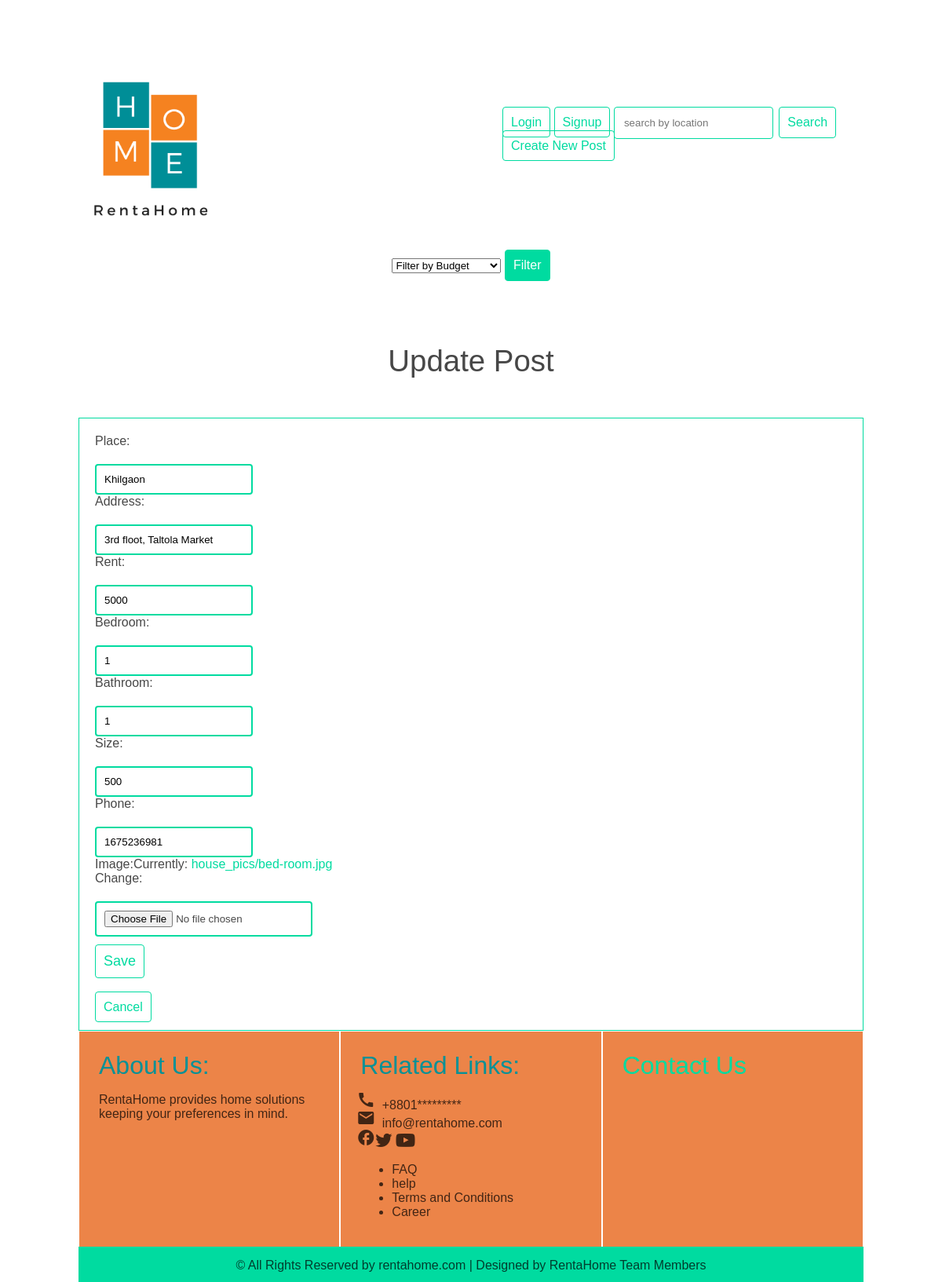
The page /posts/post_update/3/ on the database its author committed.
### posts/models.py (models this page shows, shortened)
class Post(models.Model):
    place = models.CharField(max_length = 40)
    address = models.CharField(max_length = 100)
    rent = models.PositiveIntegerField()
    bedroom = models.PositiveSmallIntegerField()
    bathroom = models.PositiveSmallIntegerField()
    size = models.PositiveIntegerField()
    phone = models.PositiveIntegerField()
    owner= models.ForeignKey(User,on_delete=models.CASCADE, default = None)
    date_posted = models.DateTimeField(auto_now_add = True,)
    image = models.ImageField(default = 'default.jpg', upload_to = 'house_pics')
    likes = models.ManyToManyField(User, related_name = 'advertisement_post')

### posts/views.py (the view)
# urls.py: path('post_update/<id>/', views.post_update, name = 'update'),
def post_update(request,id):
    post = Post.objects.get(id=id)
    form = forms.CreatePost(request.POST or None, request.FILES or None, instance = post)
    if form.is_valid():
        form.save()
        return redirect('posts:detail', post.id)
    return render(request,'posts/post_update.html', {'post': post, 'form': form})

### posts/forms.py
class CreatePost(forms.ModelForm):
    class Meta:
        model = models.Post
        fields = ['place','address','rent','bedroom','bathroom','size','phone','image']

### posts/templates/posts/post_update.html (shortened to what this page needs)
{% extends 'base.html' %}
{% block content %}
<div>
    <h1>Update Post</h1>
    <form action = "{% url 'posts:update' post.id %}" class = "site-form" method = "post" enctype = "multipart/form-data">
        {{ form }}
        <input type = "submit" class = "update-button" value = "Save"><br>
        <a href = "{% url 'posts:detail' post.id %}" class = "highlight">Cancel</a>
    </form>
</div>
{% endblock %}

### statics/styles.css (style rules this page uses)
html, body { background-color: #fff; background-repeat: no-repeat; color: #000000b8; height: 100%; padding: 30px; margin: 20px; }
body * { font-family: Georgia, Verdana, sans-serif, Times; }
h1, h2, h3, h4, h5 { font-weight: normal; margin: 0; }
a, a:hover, a:visited { color: #00dba0; text-decoration: none; }
div.wrapper h1 { text-align: center; margin: 50px auto; font-size: 2.4em; }
.site-form { margin-top: 40px; border: 1px solid #00dba0; padding: 20px; }
.site-form input, .site-form textarea { display: block; margin: 20px 0 0px 0; padding: 10px; border: 2px solid #00dba0; border-radius: 4px; }
a.highlight { border: 1px solid #00dba0; padding: 10px; border-radius: 4px; color: #00dba0; }
.site-form input[type="submit"] { background: #fff; border: 1px solid #00dba0; color: #00dba0; font-size: 16px; border-radius: 4px; margin: 10px 0; font-size: 18px; }

### rows shown on the page
Post: place "Khilgaon", address "3rd floot, Taltola Market", rent "5000", bedroom "1", bathroom "1", size "500", phone "1675236981"
